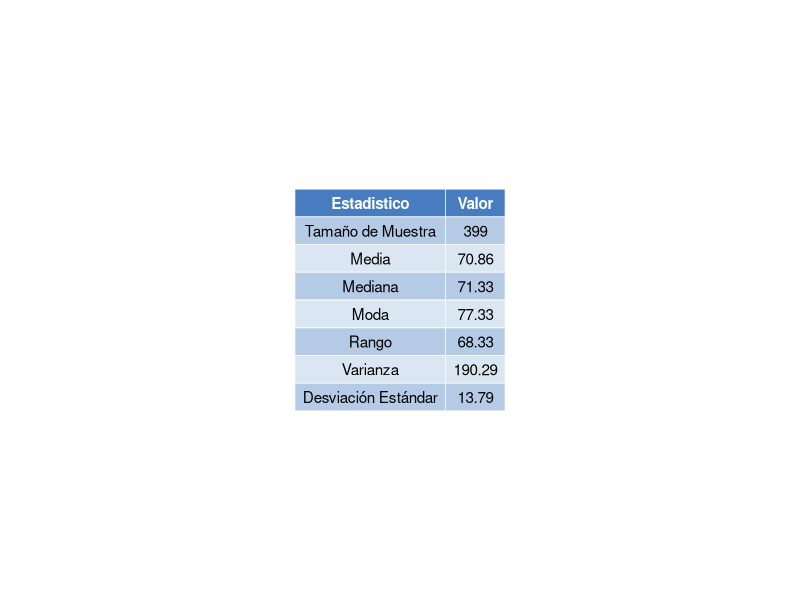
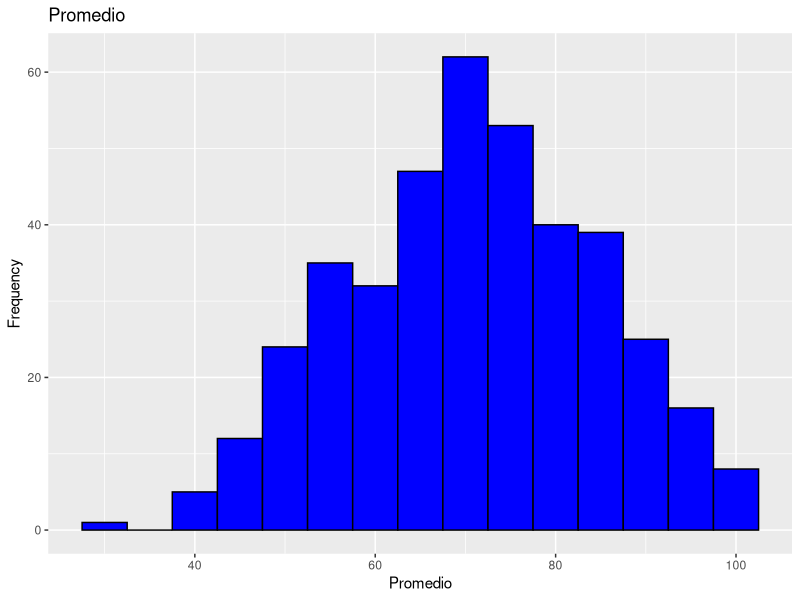
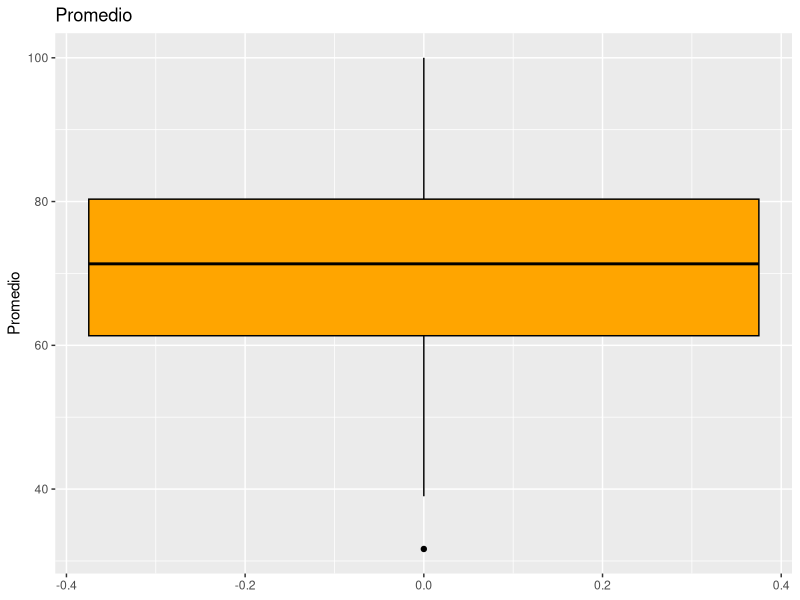
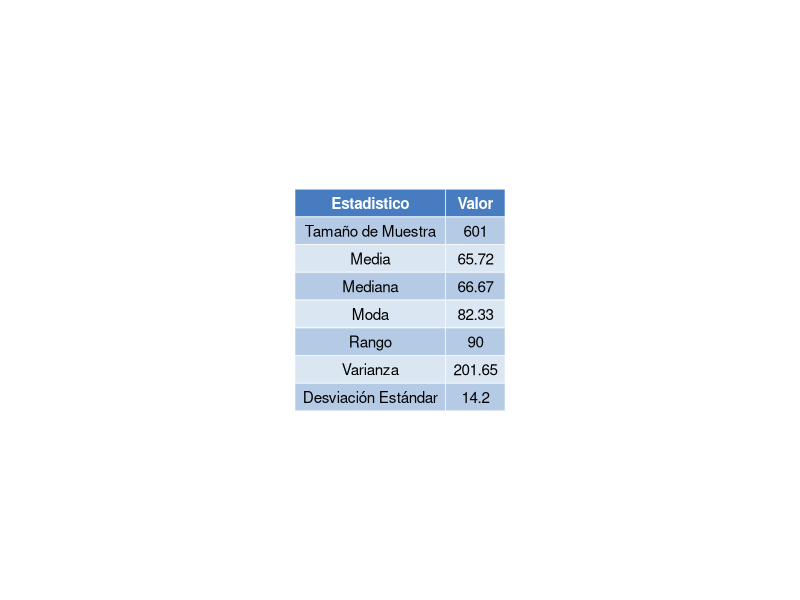
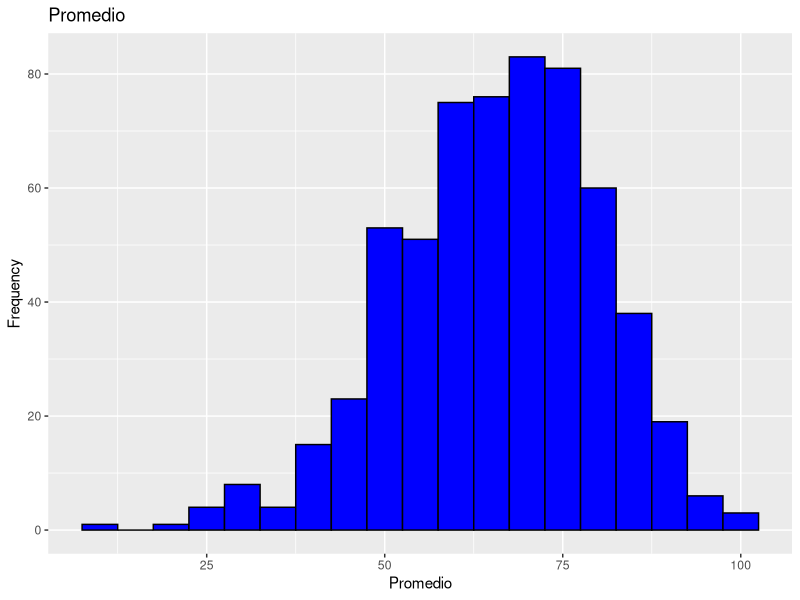
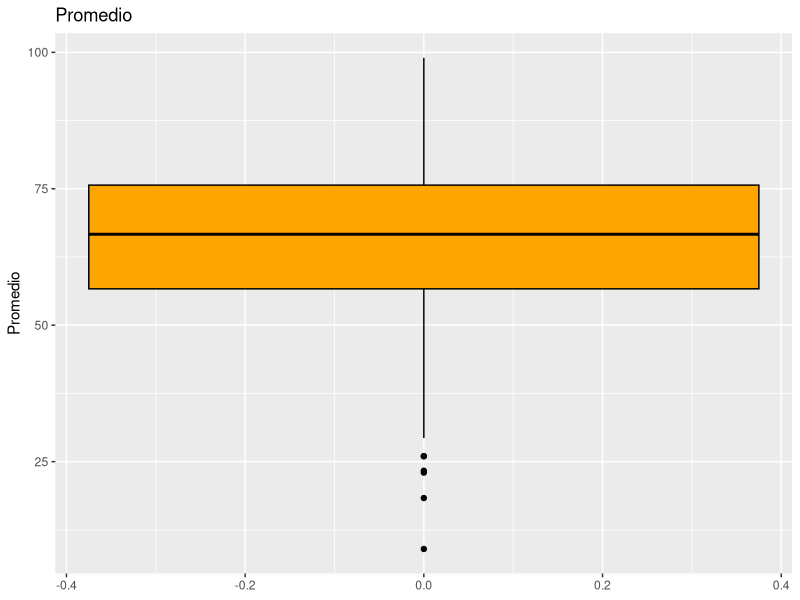

The R source for these figures, in order:
library(dplyr)
library(ggplot2)
library(ggpubr)


get_mode <- function(v) {
  uniqv <- unique(v)
  uniqv[which.max(tabulate(match(v, uniqv)))]
}

# Load the CSV file
data <- read.csv("StudentsPerformance.csv")
head(data)

muestra_universidad <- data %>%
  select(parental_level_of_education, promedio) %>%
  filter(parental_level_of_education %in% c("bachelor's degree", "associate's degree", "master's degree"))

size_muestra <- nrow(muestra_universidad)
average <- mean(muestra_universidad$promedio, na.rm = TRUE)
variance <- var(muestra_universidad$promedio, na.rm = TRUE)
range_values <- range(muestra_universidad$promedio, na.rm = TRUE)
range_value <- diff(range_values)
mode_value <- get_mode(muestra_universidad$promedio)
std_dev <- sd(muestra_universidad$promedio, na.rm = TRUE)
median_value <- median(muestra_universidad$promedio, na.rm = TRUE)

# Display the calculated statistics

formatted_size_muestra <- format(size_muestra, nsmall = 0)
formatted_average <- round(average, digits = 2)
formatted_variance <- round(variance, digits = 2)
formatted_range_value <- round(range_value, digits = 2)
formatted_mode_value <- round(mode_value, digits = 2)
formatted_std_dev <- round(std_dev, digits = 2)
formatted_median_value <- round(median_value, digits = 2)


summary_table <- data.frame(
  Statistic = c("Tamaño de Muestra", "Media", "Mediana","Moda","Rango",  "Varianza",  "Desviación Estándar"),
  Value = c(
    formatted_size_muestra, formatted_average, formatted_median_value,formatted_mode_value,
    formatted_range_value, formatted_variance,  formatted_std_dev
  )
)

names(summary_table) <- c("Estadistico", "Valor")


# Create and save the table as an image
table_plot <- ggtexttable(summary_table, rows = NULL, theme = ttheme("mBlue"))
ggsave("objective1/images/muestra_universidad_stats.png", plot = table_plot, width = 6, height = 4)

# Create and save a histogram
histogram_plot <- ggplot(muestra_universidad, aes(x = promedio)) +
  geom_histogram(binwidth = 5, fill = "blue", color = "black") +
  labs(title = "Promedio", x = "Promedio", y = "Frequency")
ggsave("objective1/images/muestra_universidad_histogram_plot.png", plot = histogram_plot, width = 6, height = 4)

# Create and save a boxplot
boxplot_plot <- ggplot(muestra_universidad, aes(y = promedio)) +
  geom_boxplot(fill = "orange", color = "black") +
  labs(title = "Promedio", y = "Promedio")
ggsave("objective1/images/muestra_universidad_boxplot_plot.png", plot = boxplot_plot, width = 4, height = 6)



muestra_sin_universidad = data %>%
  select(parental_level_of_education, promedio) %>%
  filter(!parental_level_of_education %in% c("bachelor's degree", "associate's degree", "master's degree"))

head(muestra_sin_universidad)

size_muestra <- nrow(muestra_sin_universidad)
average <- mean(muestra_sin_universidad$promedio, na.rm = TRUE)
variance <- var(muestra_sin_universidad$promedio, na.rm = TRUE)
range_values <- range(muestra_sin_universidad$promedio, na.rm = TRUE)
range_value <- diff(range_values)
mode_value <- get_mode(muestra_sin_universidad$promedio)
std_dev <- sd(muestra_sin_universidad$promedio, na.rm = TRUE)
median_value <- median(muestra_sin_universidad$promedio, na.rm = TRUE)

# Display the calculated statistics

formatted_size_muestra <- format(size_muestra, nsmall = 0)
formatted_average <- round(average, digits = 2)
formatted_variance <- round(variance, digits = 2)
formatted_range_value <- round(range_value, digits = 2)
formatted_mode_value <- round(mode_value, digits = 2)
formatted_std_dev <- round(std_dev, digits = 2)
formatted_median_value <- round(median_value, digits = 2)


summary_table <- data.frame(
  Statistic = c("Tamaño de Muestra", "Media", "Mediana","Moda","Rango",  "Varianza",  "Desviación Estándar"),
  Value = c(
    formatted_size_muestra, formatted_average, formatted_median_value,formatted_mode_value,
    formatted_range_value, formatted_variance,  formatted_std_dev
  )
)

names(summary_table) <- c("Estadistico", "Valor")


# Create and save the table as an image
table_plot <- ggtexttable(summary_table, rows = NULL, theme = ttheme("mBlue"))
ggsave("objective1/images/muestra_sin_universidad_stats.png", plot = table_plot, width = 6, height = 4)

# Create and save a histogram
histogram_plot <- ggplot(muestra_sin_universidad, aes(x = promedio)) +
  geom_histogram(binwidth = 5, fill = "blue", color = "black") +
  labs(title = "Promedio", x = "Promedio", y = "Frequency")
ggsave("objective1/images/muestra_sin_universidad_histogram_plot.png", plot = histogram_plot, width = 6, height = 4)

# Create and save a boxplot
boxplot_plot <- ggplot(muestra_sin_universidad, aes(y = promedio)) +
  geom_boxplot(fill = "orange", color = "black") +
  labs(title = "Promedio", y = "Promedio")
ggsave("objective1/images/muestra_sin_universidad_boxplot_plot.png", plot = boxplot_plot, width = 4, height = 6)
